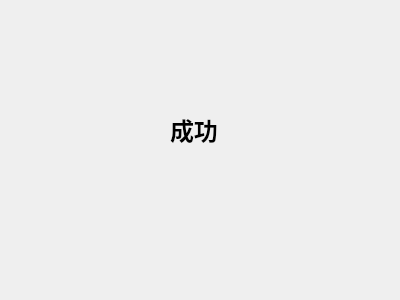
<?xml version="1.0" encoding="UTF-8"?>
<ui version="4.0">
 <class>secondwindow</class>
 <widget class="QWidget" name="secondwindow">
  <property name="geometry">
   <rect>
    <x>0</x>
    <y>0</y>
    <width>400</width>
    <height>300</height>
   </rect>
  </property>
  <property name="windowTitle">
   <string>Form</string>
  </property>
  <widget class="QLabel" name="label">
   <property name="geometry">
    <rect>
     <x>170</x>
     <y>80</y>
     <width>100</width>
     <height>100</height>
    </rect>
   </property>
   <property name="minimumSize">
    <size>
     <width>100</width>
     <height>100</height>
    </size>
   </property>
   <property name="maximumSize">
    <size>
     <width>100</width>
     <height>100</height>
    </size>
   </property>
   <property name="text">
    <string>&lt;html&gt;&lt;head/&gt;&lt;body&gt;&lt;p&gt;&lt;span style=&quot; font-size:18pt; font-weight:700;&quot;&gt;成功&lt;/span&gt;&lt;/p&gt;&lt;/body&gt;&lt;/html&gt;</string>
   </property>
  </widget>
 </widget>
 <resources/>
 <connections/>
</ui>
